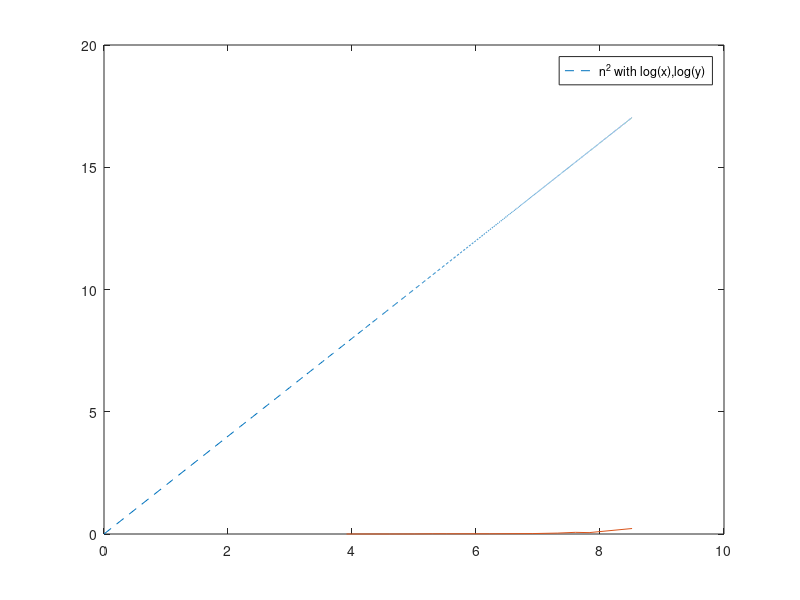

The MATLAB source for this figure:
x = 0: 1: 5000;
y = x .^ 2;
runTimeX = [50,100,150,200,250,500,1000,1500,2000,2500,5000]
runTimeY = [7.83*10.^-4,0.001,0.00259,0.008948,0.009361082,0.009636,0.017560528,0.03720,0.068040206,0.056512,0.224522]




plot(log(x),log(y),'--',log(runTimeX),runTimeY)
legend('n^2 with log(x),log(y)')